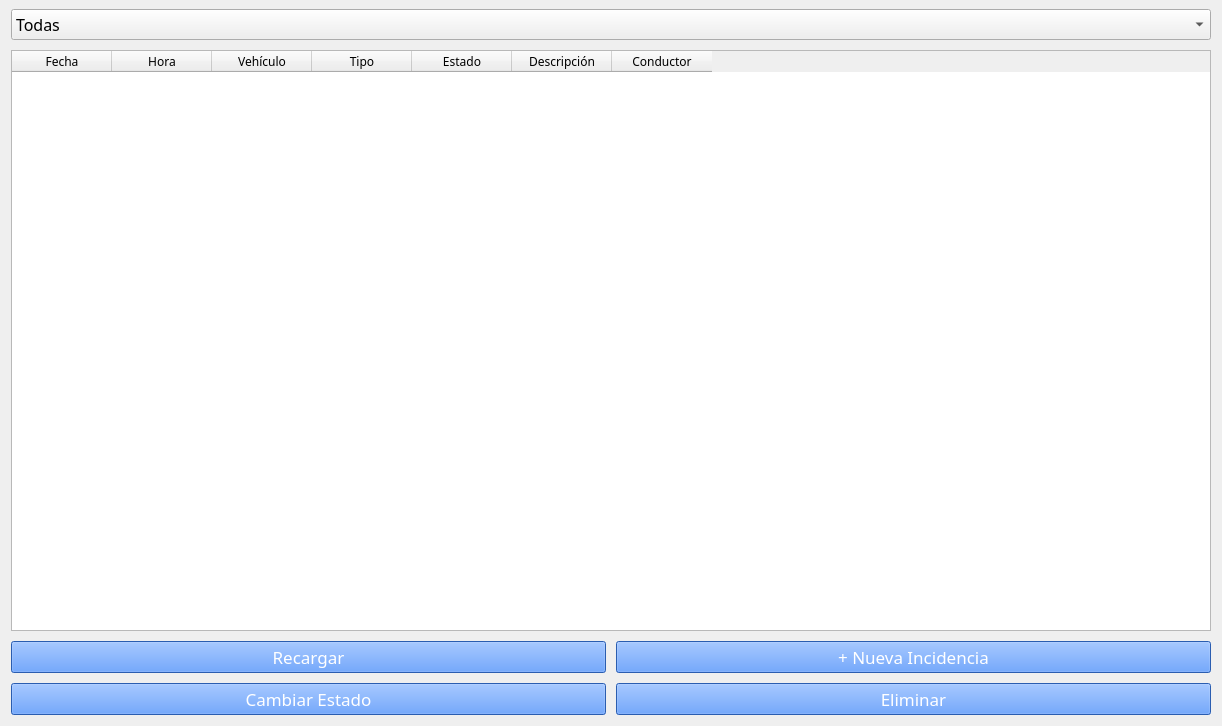
<?xml version="1.0" encoding="UTF-8"?>
<ui version="4.0">
 <class>IncidenciasWidget</class>
 <widget class="QWidget" name="IncidenciasWidget">
  <property name="geometry">
   <rect>
    <x>0</x>
    <y>0</y>
    <width>1222</width>
    <height>726</height>
   </rect>
  </property>
  <property name="windowTitle">
   <string>Form</string>
  </property>
  <layout class="QVBoxLayout" name="verticalLayout">
   <property name="spacing">
    <number>10</number>
   </property>
   <property name="topMargin">
    <number>9</number>
   </property>
   <item>
    <widget class="QComboBox" name="cbFiltroEstado">
     <property name="font">
      <font>
       <family>Montserrat</family>
       <pointsize>12</pointsize>
      </font>
     </property>
     <item>
      <property name="text">
       <string>Todas</string>
      </property>
     </item>
     <item>
      <property name="text">
       <string>Pendiente</string>
      </property>
     </item>
     <item>
      <property name="text">
       <string>En Proceso</string>
      </property>
     </item>
     <item>
      <property name="text">
       <string>Resuelta</string>
      </property>
     </item>
    </widget>
   </item>
   <item>
    <widget class="QTableWidget" name="tablaIncidencias">
     <property name="font">
      <font>
       <family>Montserrat</family>
      </font>
     </property>
     <property name="editTriggers">
      <set>QAbstractItemView::EditTrigger::NoEditTriggers</set>
     </property>
     <property name="alternatingRowColors">
      <bool>true</bool>
     </property>
     <property name="selectionMode">
      <enum>QAbstractItemView::SelectionMode::SingleSelection</enum>
     </property>
     <property name="selectionBehavior">
      <enum>QAbstractItemView::SelectionBehavior::SelectRows</enum>
     </property>
     <property name="columnCount">
      <number>7</number>
     </property>
     <column>
      <property name="text">
       <string>Fecha</string>
      </property>
     </column>
     <column>
      <property name="text">
       <string>Hora</string>
      </property>
     </column>
     <column>
      <property name="text">
       <string>Vehículo</string>
      </property>
     </column>
     <column>
      <property name="text">
       <string>Tipo</string>
      </property>
     </column>
     <column>
      <property name="text">
       <string>Estado</string>
      </property>
     </column>
     <column>
      <property name="text">
       <string>Descripción</string>
      </property>
     </column>
     <column>
      <property name="text">
       <string>Conductor</string>
      </property>
     </column>
    </widget>
   </item>
   <item>
    <layout class="QGridLayout" name="gridLayout">
     <item row="0" column="0">
      <widget class="QPushButton" name="btnRecargar">
       <property name="enabled">
        <bool>true</bool>
       </property>
       <property name="maximumSize">
        <size>
         <width>16777215</width>
         <height>60</height>
        </size>
       </property>
       <property name="font">
        <font>
         <family>Montserrat</family>
         <pointsize>13</pointsize>
         <strikeout>false</strikeout>
         <fontweight>Black</fontweight>
        </font>
       </property>
       <property name="styleSheet">
        <string notr="true">background-color: #3b82f6; color: white;</string>
       </property>
       <property name="text">
        <string>Recargar</string>
       </property>
       <property name="checkable">
        <bool>true</bool>
       </property>
      </widget>
     </item>
     <item row="0" column="1">
      <widget class="QPushButton" name="btnNuevaIncidencia">
       <property name="enabled">
        <bool>true</bool>
       </property>
       <property name="maximumSize">
        <size>
         <width>16777215</width>
         <height>60</height>
        </size>
       </property>
       <property name="font">
        <font>
         <family>Montserrat</family>
         <pointsize>13</pointsize>
         <strikeout>false</strikeout>
         <fontweight>Black</fontweight>
        </font>
       </property>
       <property name="styleSheet">
        <string notr="true">background-color: #3b82f6; color: white;</string>
       </property>
       <property name="text">
        <string>+ Nueva Incidencia</string>
       </property>
       <property name="checkable">
        <bool>true</bool>
       </property>
      </widget>
     </item>
     <item row="1" column="0">
      <widget class="QPushButton" name="btnCambiarEstado">
       <property name="enabled">
        <bool>true</bool>
       </property>
       <property name="maximumSize">
        <size>
         <width>16777215</width>
         <height>60</height>
        </size>
       </property>
       <property name="font">
        <font>
         <family>Montserrat</family>
         <pointsize>13</pointsize>
         <strikeout>false</strikeout>
         <fontweight>Black</fontweight>
        </font>
       </property>
       <property name="styleSheet">
        <string notr="true">background-color: #3b82f6; color: white;</string>
       </property>
       <property name="text">
        <string>Cambiar Estado</string>
       </property>
       <property name="checkable">
        <bool>true</bool>
       </property>
      </widget>
     </item>
     <item row="1" column="1">
      <widget class="QPushButton" name="btnEliminar">
       <property name="enabled">
        <bool>true</bool>
       </property>
       <property name="maximumSize">
        <size>
         <width>16777215</width>
         <height>60</height>
        </size>
       </property>
       <property name="font">
        <font>
         <family>Montserrat</family>
         <pointsize>13</pointsize>
         <strikeout>false</strikeout>
         <fontweight>Black</fontweight>
        </font>
       </property>
       <property name="styleSheet">
        <string notr="true">background-color: #3b82f6; color: white;</string>
       </property>
       <property name="text">
        <string>Eliminar</string>
       </property>
       <property name="checkable">
        <bool>true</bool>
       </property>
      </widget>
     </item>
    </layout>
   </item>
  </layout>
 </widget>
 <resources/>
 <connections/>
</ui>
